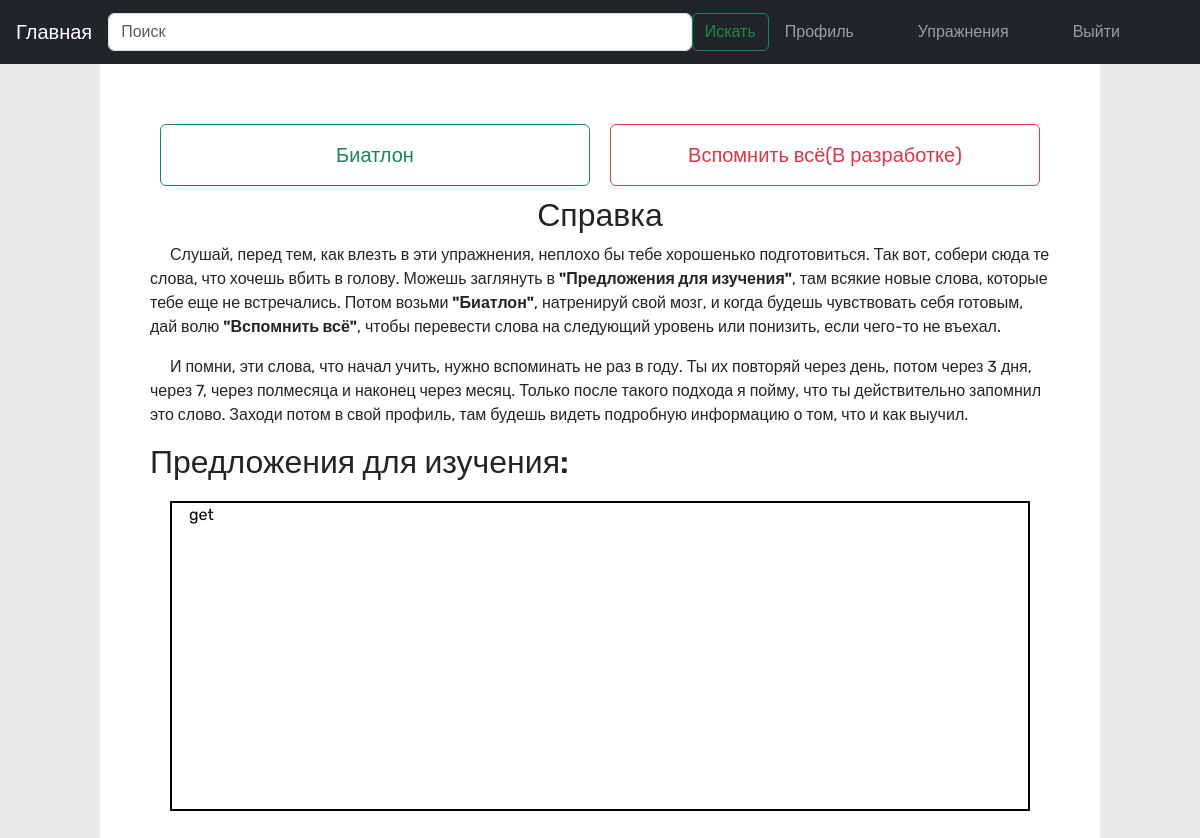
/learning/exercises (signed in), run on an earlier commit of the app's database.
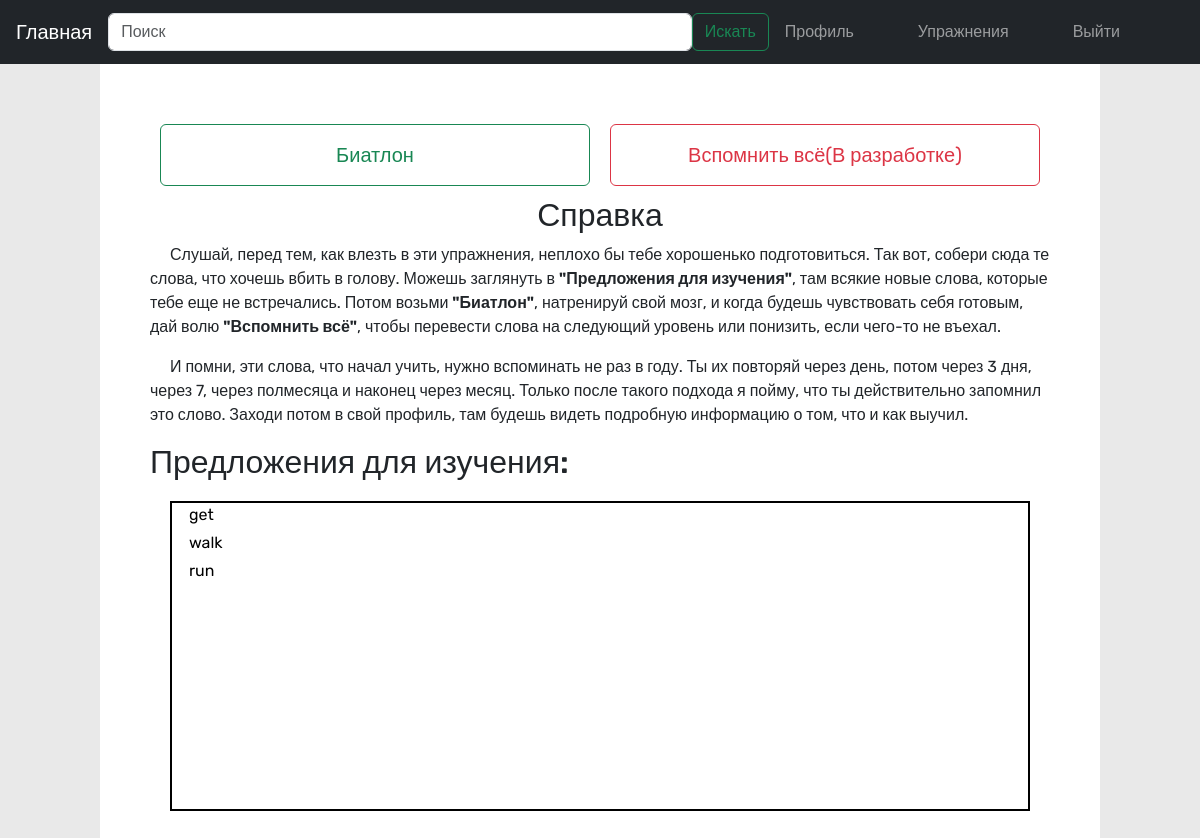
And on a later commit of the database.
### word/models.py (models this page shows, shortened)
class Word(models.Model):
    name = models.CharField(max_length=255, unique=True)
    short_description = models.CharField(max_length=955, unique=True, blank=True, null=True)
    rank = models.CharField(default='22000', max_length=100, blank=True, null=True)
    class Meta:
        ordering = ['name', 'rank']

### learning/views.py (the view)
# urls.py: path('exercises', views.exercises, name='exercises'),
@login_required
def exercises(request):
    remaining_words = _words_for_exercises(request.user)
    return render(request, 'exercises.html', {'words': remaining_words})

### learning/services.py (called while the page is built)
def _words_for_exercises(user):
    all_words = Word.objects.exclude(Q(rank='0') | Q(rank__regex=r'\D'))
    all_words = all_words.annotate(rank_as_int=Cast('rank', output_field=IntegerField()))
    all_words = all_words.order_by('rank_as_int')
    learning_words = StudyWord.objects.filter(learner__user=user)
    remaining_words = all_words.exclude(id__in=learning_words.values_list('word', flat=True))[:100]
    return remaining_words

### learning/templates/exercises.html (shortened to what this page needs)
{% extends "base.html" %}
 {% block content %} {% block info %} {% endblock %}
<div class="main">
  <div class="block">
    <div class="buttuns">
      <button type="button" class="btn btn-outline-success biathlon big">
        Биатлон
      </button>
      <button type="button" class="btn btn-outline-danger remember big">
        Вспомнить всё(В разработке)
      </button>
    </div>
    <h2 class="left-text">Справка</h2>
    <p class="left-text indent">
        Слушай, перед тем, как влезть в эти упражнения, неплохо бы тебе хорошенько подготовиться.
        Так вот, собери сюда те слова, что хочешь вбить в голову.
        Можешь заглянуть в <strong>"Предложения&nbsp;для&nbsp;изучения"</strong>, там всякие новые слова, которые тебе еще не встречались.
        Потом возьми <strong>"Биатлон"</strong>, натренируй свой мозг, и когда будешь чувствовать себя готовым,
        дай волю <strong>"Вспомнить всё"</strong>, чтобы перевести слова на следующий уровень или понизить, если чего-то не въехал.
    </p>
    <p class="left-text indent">
        И помни, эти слова, что начал учить, нужно вспоминать не раз в году.
        Ты их повторяй через день, потом через 3 дня, через 7, через полмесяца и наконец через месяц.
        Только после такого подхода я пойму, что ты действительно запомнил это слово.
        Заходи потом в свой профиль, там будешь видеть подробную информацию о том, что и как выучил.
    </p>
    <div class="notes w-100">
      <h2>Предложения для изучения:</h2>
      <div class="words row">
          {% for word in words %}
          <div class="col-1 mb-1">
              <span>
                  <a href="{% url 'words:word_detail'%}?word={{word.name}}" class="word-click" target="_blank">{{word.name}}</a>
              </span>
          </div>
          {% endfor %}
      </div>
  </div>
  </div>
</div>
{% endblock %}

What changed in the data, as far as the page shows it:
added Word: name "walk"
added Word: name "run"
